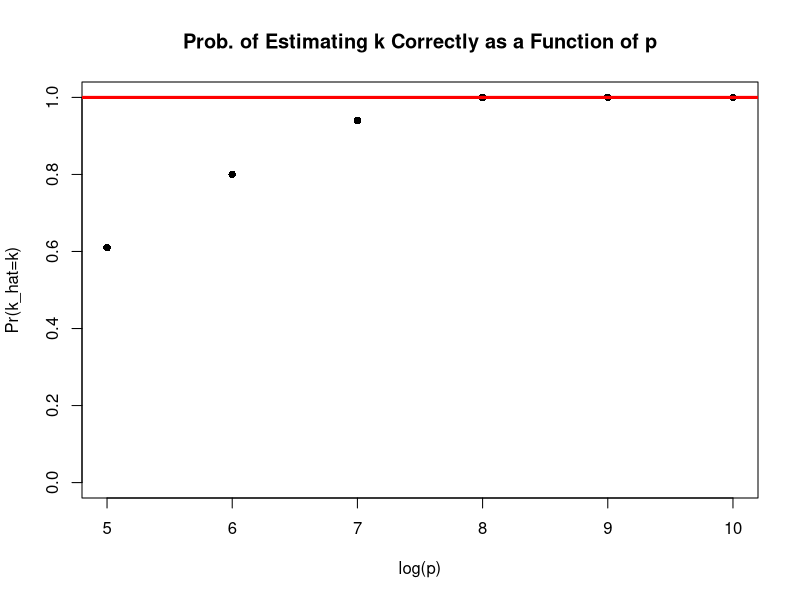

Source code (R):
## ---- chunk 1
sqrtFitMSE <- function(q, ell, d=10) {
        p <- length(ell)
        m <- min(ell[ell>0]) # smallest non-zero eigenvalue
        range <- (ell[q+1] - m) / d #we want to consider a range which is 1/d from the total range of eigenvalues
        j <- which.min(ell > (ell[q+1]-range)) #we want to take eigenvalues that are between ell[q+1] and ell[q+1]+range 
        # we should take ell from (q+1) to j
        if (j < q+10) {j <- q+10} #we want to use at least 10 eigenvalues
        x <- ell[(q+1):j]
        u <- ((p-q):(p-j+1))/(p)
        y <- (1-u)^(2/3)
        l <- (ell[q+1] + ell[q+2]) / 2
        if (q==0) {
                L <- Inf 
        } else {
                L <- (ell[q] + ell[q+1]) / 2
        }
        constrainedFit <- lm(y ~ x)
        lm <- -constrainedFit$coefficients[["(Intercept)"]] / constrainedFit$coefficients[["x"]]
        if (lm < l || lm > L) {
                b <- sum(y)/(sum(l-x))
                return(sum((y-b*x)^2)/length(x))
        }
        return(mean(resid(constrainedFit)^2))        
}
## ---- chunk 2
kEst <- function(ell, k_max=10) {
        mse <- rep(0,k_max+1)
        for (q in 0:max_k) {
                mse[q+1] <- sqrtFitMSE(q, ell)
                }
        k <- which.min(mse)-1
}
## ---- chunk 3
set.seed(26580)
P <- 2^(5:10)
lam <- c(10,4)
k <- length(lam)
max_k <- 10
iter <- 100
frac <- rep(0,length(P))
for (i_P in 1:length(P)) {
        p <- P[i_P]
        n <- p
        count <- 0
        for (i_iter in 1:iter) {
                Sigma <- diag(c(lam, rep(0,p-k)) + runif(p,0.5,1.5))
                S <- rWishart(1,n,Sigma)
                S <- S[,,1]/n
                ell <- eigen(S,TRUE,TRUE)$values
                k_hat <- kEst(ell)
                if (k_hat == k) {count <- count+1}
                }
        frac[i_P] <- count/iter
        }
## ---- chunk 4
plot(log(P,2), frac, ylim=c(0,1), pch=16, main="Prob. of Estimating k Correctly as a Function of p", xlab="log(p)", ylab="Pr(k_hat=k)")
abline(1, 0, col="red", lwd=3)
